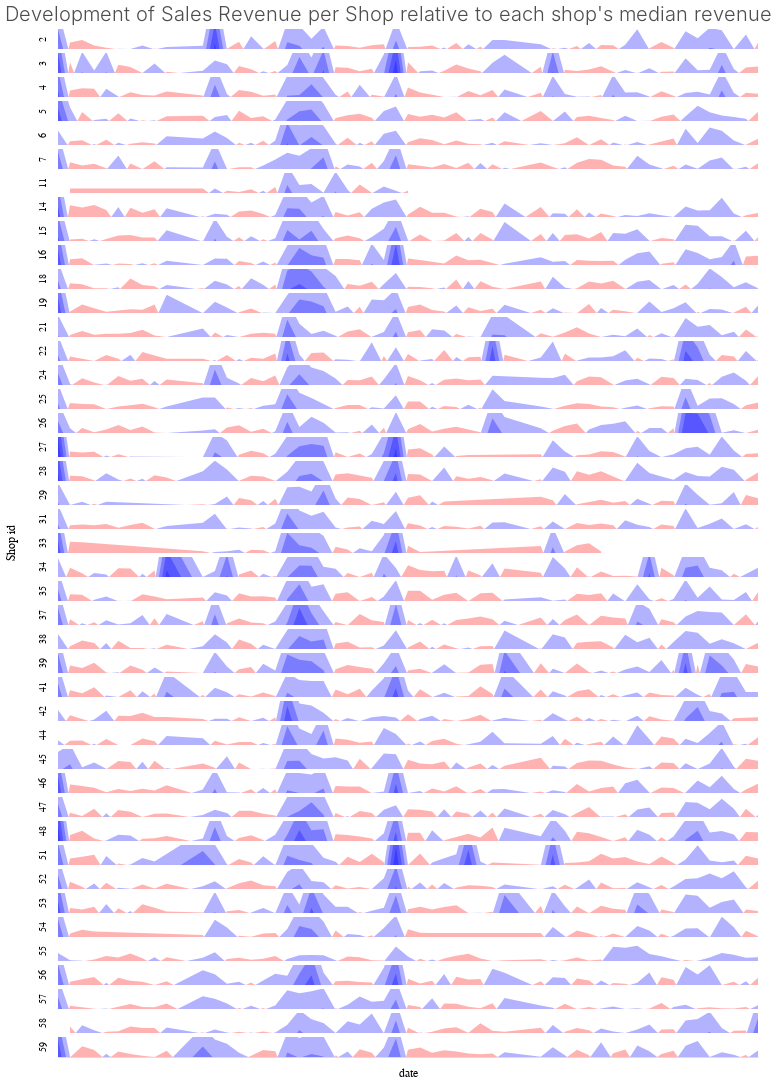

Notebook source saved alongside this figure:
### Code cell
r.properties(
    width=700,
    height=20
).facet(
    row=alt.Row('shop_id:O', title='Shop id')
).properties(
    title="Development of Sales Revenue per Shop relative to each shop's median revenue"
).configure_facet(
    spacing=4
)

### Figure 1 — Vega-Lite specification as saved in the notebook (floating-point values rounded to 4 significant figures; data arrays with more than 128 entries replaced by an {"elided": "..."} marker saying what was removed)
{"$schema": "https://vega.github.io/schema/vega-lite/v3.4.0.json", "config": {"area": {"fill": "#1696d2"}, "axisX": {"domain": true, "domainColor": "#DEDDDD", "domainDashOffset": 10, "domainWidth": 1, "grid": false, "labelAngle": 0, "labelFont": "Avenir", "labelFontSize": 10, "tickColor": "#DEDDDD", "titleFont": "Avenir", "titleFontSize": 12, "titleFontWeight": 400, "titlePadding": 10}, "axisY": {"domain": false, "domainDashOffset": 10, "grid": true, "gridColor": "#DEDDDD", "gridDash": [5, 2], "gridWidth": 1, "labelAngle": 0, "labelFont": "Avenir", "labelFontSize": 10, "titleFont": "Avenir", "titleFontSize": 12, "titlePadding": 10}, "bar": {"fill": "#1696d2", "strokeWidth": 0}, "facet": {"spacing": 4}, "guide-title": {"color": "Monospace", "font": "Avenir", "fontSize": 15}, "header": {"titleFontSize": 12, "titleFontWeight": 400}, "legend": {"labelFont": "Avenir", "labelFontSize": 12, "symbolSize": 100, "symbolType": "square", "title": "", "titleFont": "Avenir", "titleFontSize": 12}, "line": {"color": "#1696d2", "stroke": "#1696d2", "strokeWidth": 1}, "path": {"stroke": "#1696d2"}, "point": {"filled": true}, "range": {"category": ["#1696d2", "#d2d2d2", "#000000", "#fdbf11", "#ec008b", "#55b748", "#5c5859", "#db2b27"], "diverging": ["#cfe8f3", "#a2d4ec", "#73bfe2", "#46abdb", "#1696d2", "#12719e"]}, "text": {"align": "right", "color": "#1696d2", "font": "Avenir", "fontSize": 12, "fontWeight": 400, "size": 11}, "title": {"anchor": "start", "color": "#4d4d4d", "font": "Avenir", "fontSize": 20, "fontWeight": 300}, "trail": {"color": "#1696d2", "stroke": "#1696d2"}, "view": {"strokeWidth": 0}}, "data": {"name": "data-8e678227627827cee588b8f9d4bbf874"}, "datasets": {"data-8e678227627827cee588b8f9d4bbf874": {"elided": "2269 records"}}, "facet": {"row": {"field": "shop_id", "title": "Shop id", "type": "ordinal"}}, "spec": {"height": 20, "layer": [{"encoding": {"x": {"axis": {"grid": false, "labels": false, "ticks": false}, "field": "date", "scale": {"nice": false, "zero": false}, "type": "temporal"}, "y": {"axis": {"grid": false, "labels": false, "ticks": false}, "field": "pos_level0", "scale": {"domain": [0, 1.532]}, "title": null, "type": "quantitative"}}, "mark": {"clip": true, "color": "blue", "opacity": 0.3, "type": "area"}}, {"encoding": {"x": {"axis": {"grid": false, "labels": false, "ticks": false}, "field": "date", "scale": {"nice": false, "zero": false}, "type": "temporal"}, "y": {"axis": {"grid": false, "labels": false, "ticks": false}, "field": "neg_level0", "scale": {"domain": [0, 1.532]}, "title": null, "type": "quantitative"}}, "mark": {"clip": true, "color": "red", "opacity": 0.3, "type": "area"}}, {"encoding": {"x": {"axis": {"grid": false, "labels": false, "ticks": false}, "field": "date", "scale": {"nice": false, "zero": false}, "type": "temporal"}, "y": {"axis": {"grid": false, "labels": false, "ticks": false}, "field": "pos_level1", "scale": {"domain": [0, 1.532]}, "title": null, "type": "quantitative"}}, "mark": {"clip": true, "color": "blue", "opacity": 0.3, "type": "area"}}, {"encoding": {"x": {"axis": {"grid": false, "labels": false, "ticks": false}, "field": "date", "scale": {"nice": false, "zero": false}, "type": "temporal"}, "y": {"axis": {"grid": false, "labels": false, "ticks": false}, "field": "neg_level1", "scale": {"domain": [0, 1.532]}, "title": null, "type": "quantitative"}}, "mark": {"clip": true, "color": "red", "opacity": 0.3, "type": "area"}}, {"encoding": {"x": {"axis": {"grid": false, "labels": false, "ticks": false}, "field": "date", "scale": {"nice": false, "zero": false}, "type": "temporal"}, "y": {"axis": {"grid": false, "labels": false, "ticks": false}, "field": "pos_level2", "scale": {"domain": [0, 1.532]}, "title": null, "type": "quantitative"}}, "mark": {"clip": true, "color": "blue", "opacity": 0.3, "type": "area"}}, {"encoding": {"x": {"axis": {"grid": false, "labels": false, "ticks": false}, "field": "date", "scale": {"nice": false, "zero": false}, "type": "temporal"}, "y": {"axis": {"grid": false, "labels": false, "ticks": false}, "field": "neg_level2", "scale": {"domain": [0, 1.532]}, "title": null, "type": "quantitative"}}, "mark": {"clip": true, "color": "red", "opacity": 0.3, "type": "area"}}, {"encoding": {"x": {"axis": {"grid": false, "labels": false, "ticks": false}, "field": "date", "scale": {"nice": false, "zero": false}, "type": "temporal"}, "y": {"axis": {"grid": false, "labels": false, "ticks": false}, "field": "pos_level3", "scale": {"domain": [0, 1.532]}, "title": null, "type": "quantitative"}}, "mark": {"clip": true, "color": "blue", "opacity": 0.3, "type": "area"}}, {"encoding": {"x": {"axis": {"grid": false, "labels": false, "ticks": false}, "field": "date", "scale": {"nice": false, "zero": false}, "type": "temporal"}, "y": {"axis": {"grid": false, "labels": false, "ticks": false}, "field": "neg_level3", "scale": {"domain": [0, 1.532]}, "title": null, "type": "quantitative"}}, "mark": {"clip": true, "color": "red", "opacity": 0.3, "type": "area"}}], "width": 700}, "title": "Development of Sales Revenue per Shop relative to each shop's median revenue"}
